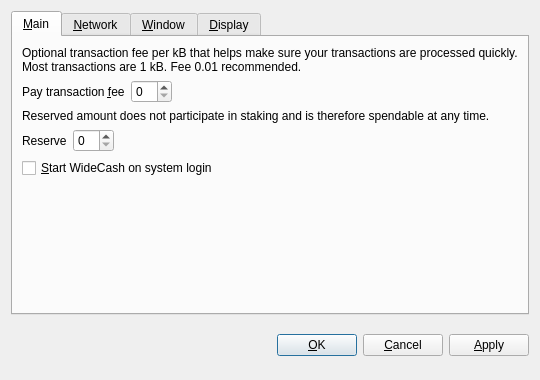
<?xml version="1.0" encoding="UTF-8"?>
<ui version="4.0">
 <class>OptionsDialog</class>
 <widget class="QDialog" name="OptionsDialog">
  <property name="geometry">
   <rect>
    <x>0</x>
    <y>0</y>
    <width>540</width>
    <height>380</height>
   </rect>
  </property>
  <property name="windowTitle">
   <string>Options</string>
  </property>
  <property name="modal">
   <bool>true</bool>
  </property>
  <layout class="QVBoxLayout" name="verticalLayout">
   <item>
    <widget class="QTabWidget" name="tabWidget">
     <property name="tabPosition">
      <enum>QTabWidget::North</enum>
     </property>
     <property name="currentIndex">
      <number>0</number>
     </property>
     <widget class="QWidget" name="tabMain">
      <attribute name="title">
       <string>&amp;Main</string>
      </attribute>
      <layout class="QVBoxLayout" name="verticalLayout_Main">
       <item>
        <widget class="QLabel" name="transactionFeeInfoLabel">
         <property name="text">
          <string>Optional transaction fee per kB that helps make sure your transactions are processed quickly. Most transactions are 1 kB. Fee 0.01 recommended.</string>
         </property>
         <property name="textFormat">
          <enum>Qt::PlainText</enum>
         </property>
         <property name="wordWrap">
          <bool>true</bool>
         </property>
        </widget>
       </item>
       <item>
        <layout class="QHBoxLayout" name="horizontalLayoutFee">
         <item>
          <widget class="QLabel" name="transactionFeeLabel">
           <property name="text">
            <string>Pay transaction &amp;fee</string>
           </property>
           <property name="textFormat">
            <enum>Qt::PlainText</enum>
           </property>
           <property name="buddy">
            <cstring>transactionFee</cstring>
           </property>
          </widget>
         </item>
         <item>
          <widget class="BitcoinAmountField" name="transactionFee"/>
         </item>
         <item>
          <spacer name="horizontalSpacerFee">
           <property name="orientation">
            <enum>Qt::Horizontal</enum>
           </property>
           <property name="sizeHint" stdset="0">
            <size>
             <width>40</width>
             <height>20</height>
            </size>
           </property>
          </spacer>
         </item>
        </layout>
       </item>
       <item>
        <widget class="QLabel" name="reserveBalanceInfoLabel">
         <property name="text">
          <string>Reserved amount does not participate in staking and is therefore spendable at any time.</string>
         </property>
         <property name="textFormat">
          <enum>Qt::PlainText</enum>
         </property>
         <property name="wordWrap">
          <bool>true</bool>
         </property>
        </widget>
       </item>
       <item>
        <layout class="QHBoxLayout" name="horizontalLayoutReserveBalance">
         <item>
          <widget class="QLabel" name="reserveBalanceLabel">
           <property name="text">
            <string>Reserve</string>
           </property>
           <property name="textFormat">
            <enum>Qt::PlainText</enum>
           </property>
           <property name="buddy">
            <cstring>reserveBalance</cstring>
           </property>
          </widget>
         </item>
         <item>
          <widget class="BitcoinAmountField" name="reserveBalance"/>
         </item>
         <item>
          <spacer name="horizontalSpacerReserveBalance">
           <property name="orientation">
            <enum>Qt::Horizontal</enum>
           </property>
           <property name="sizeHint" stdset="0">
            <size>
             <width>40</width>
             <height>20</height>
            </size>
           </property>
          </spacer>
         </item>
        </layout>
       </item>
       <item>
        <widget class="QCheckBox" name="bitcoinAtStartup">
         <property name="toolTip">
          <string>Automatically start WideCash after logging in to the system.</string>
         </property>
         <property name="text">
          <string>&amp;Start WideCash on system login</string>
         </property>
        </widget>
       </item>
       <item>
        <spacer name="verticalSpacer_Main">
         <property name="orientation">
          <enum>Qt::Vertical</enum>
         </property>
         <property name="sizeHint" stdset="0">
          <size>
           <width>20</width>
           <height>40</height>
          </size>
         </property>
        </spacer>
       </item>
      </layout>
     </widget>
     <widget class="QWidget" name="tabNetwork">
      <attribute name="title">
       <string>&amp;Network</string>
      </attribute>
      <layout class="QVBoxLayout" name="verticalLayout_Network">
       <item>
        <widget class="QCheckBox" name="mapPortUpnp">
         <property name="toolTip">
          <string>Automatically open the WideCash client port on the router. This only works when your router supports UPnP and it is enabled.</string>
         </property>
         <property name="text">
          <string>Map port using &amp;UPnP</string>
         </property>
        </widget>
       </item>
       <item>
        <widget class="QCheckBox" name="connectSocks">
         <property name="toolTip">
          <string>Connect to the WideCash network through a SOCKS proxy (e.g. when connecting through Tor).</string>
         </property>
         <property name="text">
          <string>&amp;Connect through SOCKS proxy:</string>
         </property>
        </widget>
       </item>
       <item>
        <layout class="QHBoxLayout" name="horizontalLayout_Network">
         <item>
          <widget class="QLabel" name="proxyIpLabel">
           <property name="text">
            <string>Proxy &amp;IP:</string>
           </property>
           <property name="textFormat">
            <enum>Qt::PlainText</enum>
           </property>
           <property name="buddy">
            <cstring>proxyIp</cstring>
           </property>
          </widget>
         </item>
         <item>
          <widget class="QValidatedLineEdit" name="proxyIp">
           <property name="maximumSize">
            <size>
             <width>140</width>
             <height>16777215</height>
            </size>
           </property>
           <property name="toolTip">
            <string>IP address of the proxy (e.g. 127.0.0.1)</string>
           </property>
          </widget>
         </item>
         <item>
          <widget class="QLabel" name="proxyPortLabel">
           <property name="text">
            <string>&amp;Port:</string>
           </property>
           <property name="textFormat">
            <enum>Qt::PlainText</enum>
           </property>
           <property name="buddy">
            <cstring>proxyPort</cstring>
           </property>
          </widget>
         </item>
         <item>
          <widget class="QLineEdit" name="proxyPort">
           <property name="maximumSize">
            <size>
             <width>55</width>
             <height>16777215</height>
            </size>
           </property>
           <property name="toolTip">
            <string>Port of the proxy (e.g. 9050)</string>
           </property>
          </widget>
         </item>
         <item>
          <widget class="QLabel" name="socksVersionLabel">
           <property name="text">
            <string>SOCKS &amp;Version:</string>
           </property>
           <property name="textFormat">
            <enum>Qt::PlainText</enum>
           </property>
           <property name="buddy">
            <cstring>socksVersion</cstring>
           </property>
          </widget>
         </item>
         <item>
          <widget class="QValueComboBox" name="socksVersion">
           <property name="toolTip">
            <string>SOCKS version of the proxy (e.g. 5)</string>
           </property>
          </widget>
         </item>
         <item>
          <spacer name="horizontalSpacer_Network">
           <property name="orientation">
            <enum>Qt::Horizontal</enum>
           </property>
           <property name="sizeHint" stdset="0">
            <size>
             <width>40</width>
             <height>20</height>
            </size>
           </property>
          </spacer>
         </item>
        </layout>
       </item>
       <item>
        <spacer name="verticalSpacer_Network">
         <property name="orientation">
          <enum>Qt::Vertical</enum>
         </property>
         <property name="sizeHint" stdset="0">
          <size>
           <width>20</width>
           <height>40</height>
          </size>
         </property>
        </spacer>
       </item>
      </layout>
     </widget>
     <widget class="QWidget" name="tabWindow">
      <attribute name="title">
       <string>&amp;Window</string>
      </attribute>
      <layout class="QVBoxLayout" name="verticalLayout_Window">
       <item>
        <widget class="QCheckBox" name="minimizeToTray">
         <property name="toolTip">
          <string>Show only a tray icon after minimizing the window.</string>
         </property>
         <property name="text">
          <string>&amp;Minimize to the tray instead of the taskbar</string>
         </property>
        </widget>
       </item>
       <item>
        <widget class="QCheckBox" name="minimizeOnClose">
         <property name="toolTip">
          <string>Minimize instead of exit the application when the window is closed. When this option is enabled, the application will be closed only after selecting Quit in the menu.</string>
         </property>
         <property name="text">
          <string>M&amp;inimize on close</string>
         </property>
        </widget>
       </item>
       <item>
        <spacer name="verticalSpacer_Window">
         <property name="orientation">
          <enum>Qt::Vertical</enum>
         </property>
         <property name="sizeHint" stdset="0">
          <size>
           <width>20</width>
           <height>40</height>
          </size>
         </property>
        </spacer>
       </item>
      </layout>
     </widget>
     <widget class="QWidget" name="tabDisplay">
      <attribute name="title">
       <string>&amp;Display</string>
      </attribute>
      <layout class="QVBoxLayout" name="verticalLayout_Display">
       <item>
        <layout class="QHBoxLayout" name="horizontalLayout_1_Display">
         <item>
          <widget class="QLabel" name="langLabel">
           <property name="text">
            <string>User Interface &amp;language:</string>
           </property>
           <property name="textFormat">
            <enum>Qt::PlainText</enum>
           </property>
           <property name="buddy">
            <cstring>lang</cstring>
           </property>
          </widget>
         </item>
         <item>
          <widget class="QValueComboBox" name="lang">
           <property name="toolTip">
            <string>The user interface language can be set here. This setting will take effect after restarting WideCash.</string>
           </property>
          </widget>
         </item>
        </layout>
       </item>
       <item>
        <layout class="QHBoxLayout" name="horizontalLayout_2_Display">
         <item>
          <widget class="QLabel" name="unitLabel">
           <property name="text">
            <string>&amp;Unit to show amounts in:</string>
           </property>
           <property name="textFormat">
            <enum>Qt::PlainText</enum>
           </property>
           <property name="buddy">
            <cstring>unit</cstring>
           </property>
          </widget>
         </item>
         <item>
          <widget class="QValueComboBox" name="unit">
           <property name="toolTip">
            <string>Choose the default subdivision unit to show in the interface and when sending coins.</string>
           </property>
          </widget>
         </item>
        </layout>
       </item>
       <item>
        <widget class="QCheckBox" name="displayAddresses">
         <property name="toolTip">
          <string>Whether to show WideCash addresses in the transaction list or not.</string>
         </property>
         <property name="text">
          <string>&amp;Display addresses in transaction list</string>
         </property>
        </widget>
       </item>
       <item>
        <widget class="QCheckBox" name="coinControlFeatures">
         <property name="toolTip">
          <string>Whether to show coin control features or not.</string>
         </property>
         <property name="text">
          <string>Display coin &amp;control features (experts only!)</string>
         </property>
        </widget>
       </item>
       <item>
        <spacer name="verticalSpacer_Display">
         <property name="orientation">
          <enum>Qt::Vertical</enum>
         </property>
         <property name="sizeHint" stdset="0">
          <size>
           <width>20</width>
           <height>40</height>
          </size>
         </property>
        </spacer>
       </item>
      </layout>
     </widget>
    </widget>
   </item>
   <item>
    <layout class="QHBoxLayout" name="horizontalLayout_Buttons">
     <item>
      <spacer name="horizontalSpacer_1">
       <property name="orientation">
        <enum>Qt::Horizontal</enum>
       </property>
       <property name="sizeHint" stdset="0">
        <size>
         <width>40</width>
         <height>48</height>
        </size>
       </property>
      </spacer>
     </item>
     <item>
      <widget class="QLabel" name="statusLabel">
       <property name="font">
        <font>
         <weight>75</weight>
         <bold>true</bold>
        </font>
       </property>
       <property name="text">
        <string/>
       </property>
       <property name="textFormat">
        <enum>Qt::PlainText</enum>
       </property>
       <property name="wordWrap">
        <bool>true</bool>
       </property>
      </widget>
     </item>
     <item>
      <spacer name="horizontalSpacer_2">
       <property name="orientation">
        <enum>Qt::Horizontal</enum>
       </property>
       <property name="sizeHint" stdset="0">
        <size>
         <width>40</width>
         <height>48</height>
        </size>
       </property>
      </spacer>
     </item>
     <item>
      <widget class="QPushButton" name="okButton">
       <property name="text">
        <string>&amp;OK</string>
       </property>
      </widget>
     </item>
     <item>
      <widget class="QPushButton" name="cancelButton">
       <property name="text">
        <string>&amp;Cancel</string>
       </property>
       <property name="autoDefault">
        <bool>false</bool>
       </property>
      </widget>
     </item>
     <item>
      <widget class="QPushButton" name="applyButton">
       <property name="text">
        <string>&amp;Apply</string>
       </property>
       <property name="autoDefault">
        <bool>false</bool>
       </property>
      </widget>
     </item>
    </layout>
   </item>
  </layout>
 </widget>
 <customwidgets>
  <customwidget>
   <class>BitcoinAmountField</class>
   <extends>QSpinBox</extends>
   <header>bitcoinamountfield.h</header>
  </customwidget>
  <customwidget>
   <class>QValueComboBox</class>
   <extends>QComboBox</extends>
   <header>qvaluecombobox.h</header>
  </customwidget>
  <customwidget>
   <class>QValidatedLineEdit</class>
   <extends>QLineEdit</extends>
   <header>qvalidatedlineedit.h</header>
  </customwidget>
 </customwidgets>
 <resources/>
 <connections/>
</ui>
